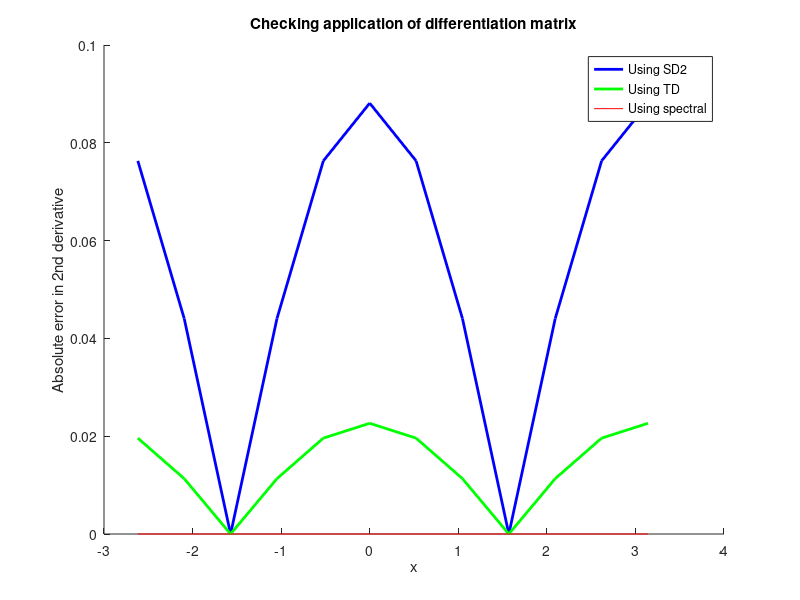
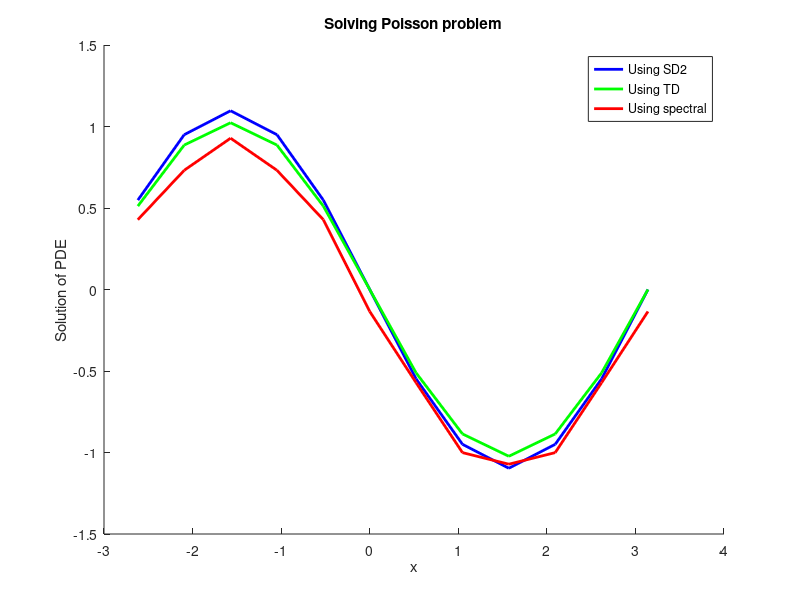

The MATLAB source for these figures, in order:
% example13: spatial difference
%clear all, clc,clf
%% Problem specification
% x in [-M,M], x_0=-M, x_{N}=M
% Due to periodic boundary conditions we don't need x_0
N=12; 
h=2*pi/(N); xgrid=[-pi+h:h:pi];
M=pi
%test  data for differentiation.

phi=@(x) (-cos(x)); true=@(x)(cos(x));
% phi=@(x)(cos(2*x)); true=@(x)(-4*cos(2*x));

figure(1),hold on

%plot(xgrid,phi(xgrid),'ko','LineWidth',2),hold on

%%
% Spatial differencing on periodic grid
% For single derivative: u_x(x_i,t) replaced by (u(x_i+1,t)-u(x_i-1,t) )/2h
h = 2*pi/N; x = -pi + (1:N)'*h; % (A) WHAT IS HAPPENING HERE?
firstcol=[0 -1 zeros(1,N-2)]'; firstrow=[0 1 zeros(1,N-2)];

SD=toeplitz(firstcol,firstrow);
SD(1,N)=-1;SD(N,1)=1; % modifications to make differencing periodic
SD=SD/(2*h);
SD2=SD*SD;% second derivative using repeated first derivatives

err=SD2*phi(x)-true(x);
plot(x,abs(err),'b','LineWidth',2)


 %% for second order derivative
firstcol=[-2 1 zeros(1,N-2)]'; firstrow=[-2 1 zeros(1,N-2)];
TD=toeplitz(firstcol,firstrow);
TD(1,N)=1;TD(N,1)=1; % modifications to make differencing periodic
TD=TD/h/h;
err=TD*phi(x)-true(x);
plot(x,abs(err),'g','LineWidth',2)

    %% Construct spectral differentiation matrix:
    h = 2*pi/N;
    x = -pi + (1:N)'*h;
    column = [0 .5*(-1).^(1:N-1).*cot((1:N-1)*h/2)];
    SpecD = toeplitz(column,column([1 N:-1:2]));
    SpecD=SpecD*SpecD;
    err=SpecD*phi(x)-true(x);
    plot(x,abs(err),'r')
 
    figure(1), xlabel('x'), ylabel('Absolute error in 2nd derivative'), legend('Using SD2', 'Using TD', 'Using spectral')
    title('Checking application of differentiation matrix')
    %% Test on Poisson problem u''= f with periodic BC
    
    f=@(x)sin(x); % true solution is -sin(x) + C
    % f=@exp(-(x.^2)/100);
    figure(2), hold on
   
    usd2=SD2\f(x);  plot(x,usd2,'b','LineWidth',2);% using SD2  
    ut=TD\f(x);  plot(x,ut,'g','LineWidth',2);% using TD
    uspec=SpecD\f(x);  plot(x,uspec,'r','LineWidth',2);% using Spectral
   
    figure(2), xlabel('x'), ylabel('Solution of PDE'), legend('Using SD2', 'Using TD', 'Using spectral')
   title('Solving Poisson problem')